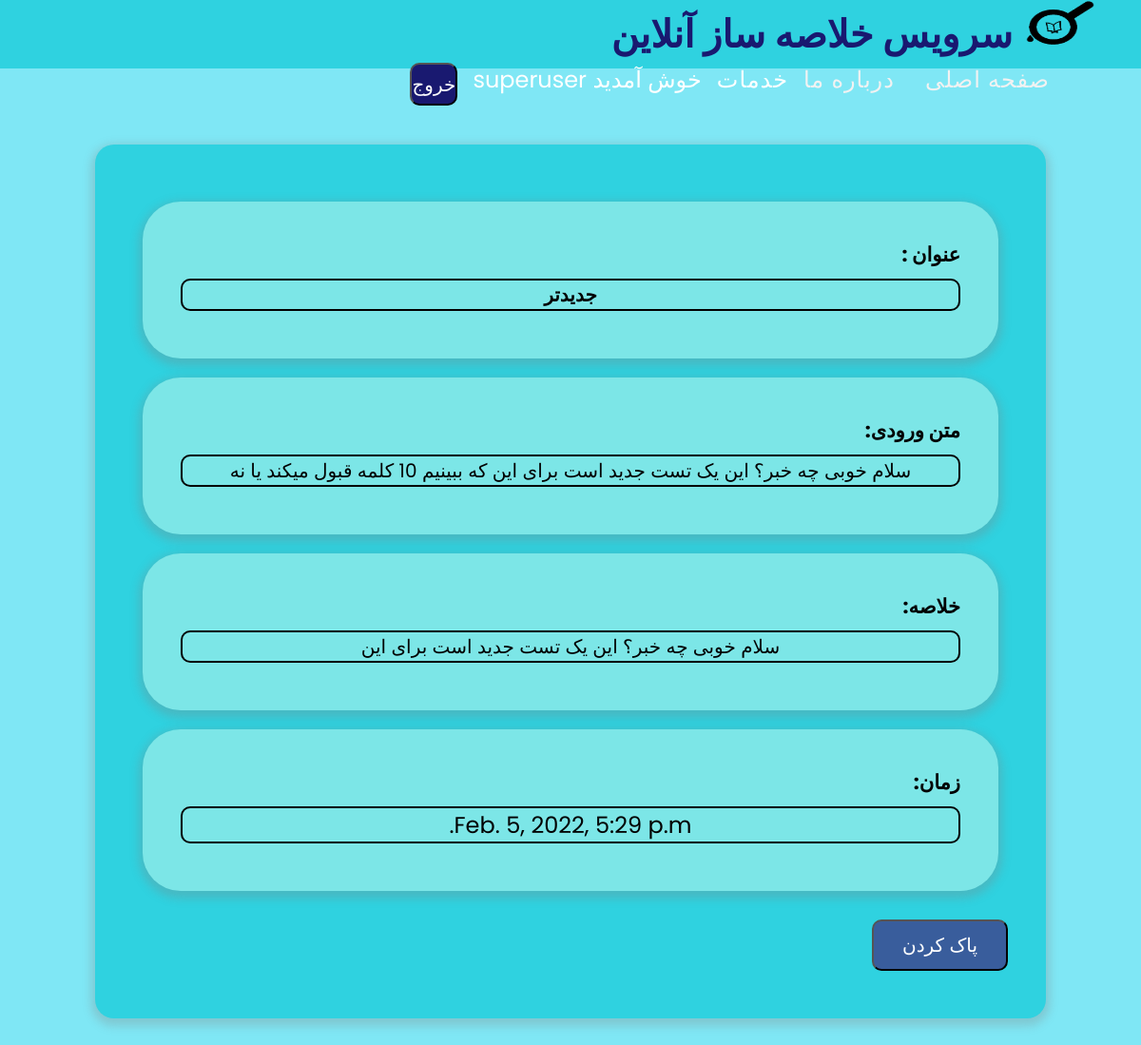
The page /summary/47 (signed in) on the database its author committed.
### project/models.py (models this page shows, shortened)
class Summary(models.Model):
    name = models.CharField(max_length=100, null=True)
    inputData = models.TextField(null=True, blank=True)
    outputData = models.TextField(null=True, blank=True)
    user = models.ForeignKey(User, on_delete=models.CASCADE)
    datecompleted = models.DateTimeField(auto_now_add=True)

### project/views.py (the view)
# urls.py: path('summary/<int:summary_pk>', views.viewsummaries, name='viewsummaries'),
@login_required
def viewsummaries(request, summary_pk):
    summary = get_object_or_404(Summary, pk=summary_pk, user=request.user)
    return render(request, 'project/viewsummaries.html', {'summary': summary})

### project/templates/project/viewsummaries.html (shortened to what this page needs)
{% extends 'project/base.html' %}
{% block content %}
<html lang="en">
    <head>
    </head>
    <body>
        <div class="formA">
            <div class="formB">
               <h2> عنوان :</h2>
                <div class="name">
                    <b> {{summary.name}}</b>
                </div>
            </div>
            <div class="formB">
                <h2>متن ورودی:</h2>
                <div class="name">
                    {{summary.inputData}}
                </div>
            </div>
            <div class="formB">
                <h2>خلاصه:</h2>
                <div class="name">
                    {{summary.outputData}}
                </div>
            </div>
            <div class="formB">
                <h2>زمان:</h2>
                <div class="name">
                    <font size="5"> {{summary.datecompleted}}</font>
                </div>
            </div>
            <form method="POST" action="{% url 'deletesummary' summary.id %}">
                <button class="btn" id="delete" type="submit">پاک کردن</button>
            </form>
        </div>
    </body>
</html>
{% endblock %}

### project/templates/project/base.html (shortened to what this page needs)
{% load static %}
<html lang="en" dir="rtl">
  <head>
      <link rel="stylesheet" href="https://cdnjs.cloudflare.com/ajax/libs/font-awesome/5.15.2/css/all.min.css"/>
  </head>
  <body>
    <nav>
      <div class="logo">
        <img src="{% static 'project/images.png' %}" width="80" height="50" >
        <font class="myfont" color=#191970> سرویس خلاصه ساز آنلاین</font>
      </div>
        <ul>
          <li class="active"><a href="{% url 'home' %} "><font size="5" >صفحه اصلی</font></a></li>
          <li><a href="{% url 'aboutUs' %}" ><font size="5">درباره ما</font></a></li>
          <div class="dropdown"><span><font color="white" size="5"> خدمات</font></span>
          </div>
        {% if user.is_authenticated %}
          <li class="myli"><font size="5" face="Bnazanin" color="white">خوش آمدید {{ user.username }}</font></li>
          <form action="{% url 'logoutuser' %}" method="POST">
            <button type="submit" class="btnA btn-danger" >خروج</button>
          </form>
        {% else %}
          <li><a href="{% url 'signupuser' %}"><span class="glyphicon glyphicon-user"></span><font size="5"> ثبت نام</font></a></li>
          <li><a href="{% url 'loginuser' %}"><span class="glyphicon glyphicon-log-in"></span><font size="5"> ورود</font></a></li>
        {% endif %}
        </ul>
    </nav>
  </body>
  {% block content %}{% endblock %}
</html>

### project/templates/project/base.html (style rules this page uses)
* { margin: 0; padding: 0; box-sizing: border-box; font-family: 'Poppins', sans-serif; }
nav { display: flex; height: 9vh; width: 100%; background: #2FD2E0; align-items: center; justify-content: space-between; padding: 0 10vh 0 5vh; flex-wrap: wrap; }
nav .logo { color: #fff; font-size: 5vh; font-weight: 600; margin-right : -3vh; }
nav ul { display: flex; flex-wrap: wrap; list-style: none; }
nav ul li { margin: 0 1vh; }
nav ul li a { color: #f2f2f2; text-decoration: none; font-size: 2vh; font-weight: 500; padding: 2vh 1vh; border-radius: 5px; letter-spacing: 1px; transition: all 0.3s ease; }
.btnA { border-radius:10px; background-color: #191970 ; left:0px; height:45px; width:50px; color: white; font-size: 20px; }
.dropdown { position: relative; display: inline-block; letter-spacing: 1px; }
.myli { margin: 0 2vh; }

### project/templates/project/viewsummaries.html (style rules this page uses)
body { background:#7FE7F5; background-repeat: no-repeat; background-size:cover; background-attachment: fixed; color: #000; font: 14px Bnazanin; margin: 0 auto; padding: 0; position: center; }
.formA { background: #2FD2E0; padding: 40px; max-width: 1000px; margin: 80px auto; border-radius: 20px; box-shadow: 0 4px 10px 4px rgba(128, 128, 128, 0.3); }
.formB { background: #7CE6E7; padding: 40px; max-width: 900px; margin: 20px auto; border-radius: 40px; box-shadow: 0 4px 10px 4px rgba(128, 128, 128, 0.3); text-align:right; }
.name { font-size:20px; text-align: center; position: relative; transform: translateX(0%); max-width: 900px; margin: 10px auto; border-radius: 10px; border-style: solid; border-width:2px; border-color:black; }
.btn { margin: 10px auto; border-radius: 10px; padding: 10px 30px; background-color: #395D9C; color: white; font-size: 20px; align-item:center; }

### rows shown on the page
Summary: name "جدیدتر", inputData "سلام خوبی چه خبر؟ این یک تست جدید است برای این که ببینیم 10 کلمه قبول میکند یا نه", outputData "سلام خوبی چه خبر؟ این یک تست جدید است برای این", datecompleted "Feb. 5, 2022, 5:29 p.m."

### other values the page prints
{{ user.username }} "superuser"
